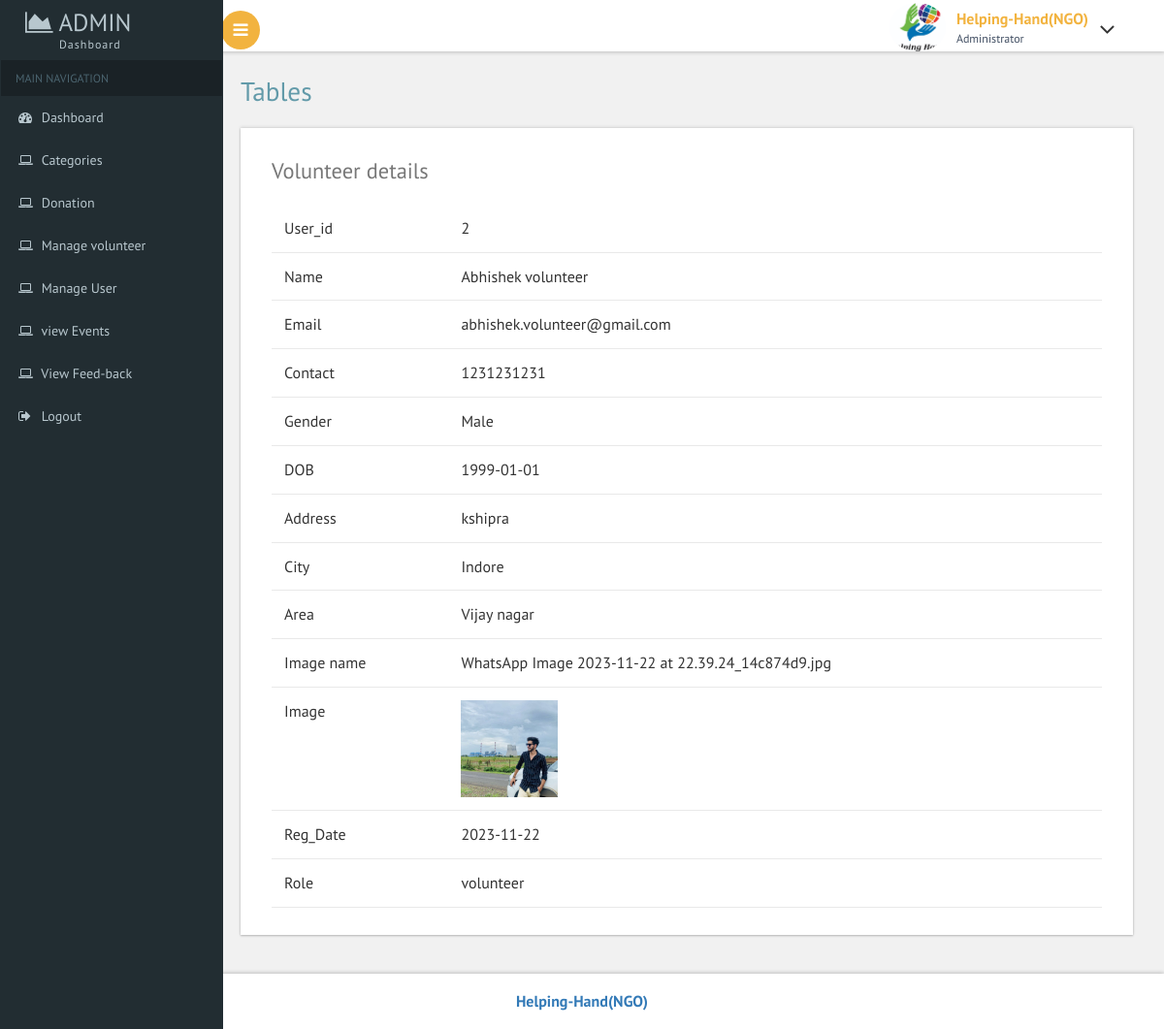
Page /admin/more_v.php?moreid=2 (signed in) on the committed database.
### tables this page shows
CREATE TABLE `user` (
  `user_id` int NOT NULL,
  `name` varchar(20) NOT NULL,
  `email` varchar(100) NOT NULL,
  `contact` bigint NOT NULL,
  `gender` varchar(10) NOT NULL,
  `dob` date NOT NULL,
  `address` text NOT NULL,
  `city_id` int NOT NULL,
  `area_id` int NOT NULL,
  `image` text NOT NULL,
  `reg_date` date NOT NULL,
  `password` varchar(50) NOT NULL,
  `role_id` int NOT NULL
);

CREATE TABLE `city` (
  `city_id` int NOT NULL,
  `city_name` varchar(20) NOT NULL,
  `state_id` int NOT NULL
);

CREATE TABLE `area` (
  `area_id` int NOT NULL,
  `area_name` varchar(20) NOT NULL,
  `city_id` int NOT NULL
);

CREATE TABLE `role` (
  `role_id` int NOT NULL,
  `role_name` varchar(20) NOT NULL
);

### admin/more_v.php (the view, shortened to what this page needs)
<?php
include 'common/connect.php';
$id=$_GET['moreid'];
$result1 = $obj->query("select * from user where user_id='$id'");
$row1 = $result1->fetch_object();
$city_id = $row1->city_id;
$city = $obj->query("select * from city where city_id=$city_id");
$row_city = $city->fetch_object();
$area_id = $row1->area_id;
$area = $obj->query("select * from area where area_id=$area_id");
$row_area = $area->fetch_object();
$role_id = $row1->role_id;
$role = $obj->query("select * from role where role_id=$role_id");
$row_role = $role->fetch_object();
?>
<!DOCTYPE HTML>
<html>
<head>
<link href="css/bootstrap.css" rel='stylesheet' type='text/css' />
<link href="css/style.css" rel='stylesheet' type='text/css' />
<link href="css/font-awesome.css" rel="stylesheet">
 <link href='css/SidebarNav.min.css' media='all' rel='stylesheet' type='text/css'/>
<link href="css/custom.css" rel="stylesheet">
</head>
<body class="cbp-spmenu-push">
	<div class="main-content">
	<div class="cbp-spmenu cbp-spmenu-vertical cbp-spmenu-left" id="cbp-spmenu-s1">
		<?php include 'common/sidebar.php' ?>
	</div>
		<?php include 'common/header.php' ?>
		<div id="page-wrapper">
			<div class="main-page">
				<div class="tables">
					<h2 class="title1">Tables</h2>
					<div class="panel-body widget-shadow">
						<h4>Volunteer details </h4>
						<table class="table" align="center">
							<thead>
								<tr>
								  <td>User_id</td>
								  <td><?php echo $row1->user_id; ?></td>
								</tr>
								<tr>
								  <td>Name</td>
								  <td><?php echo $row1->name; ?></td>
								</tr>
								<tr>
								  <td>Email</td>
								  <td><?php echo $row1->email; ?></td>
								</tr>
								<tr>
									<td>Contact</td>
									<td><?php echo $row1->contact; ?></td>
								</tr>
								<tr>
									<td>Gender</td>
									<td><?php echo $row1->gender; ?></td>
								</tr>
								<tr>
									<td>DOB</td>
									<td><?php echo $row1->dob; ?></td>
								</tr>
								<tr>
									<td>Address</td>
									<td><?php echo $row1->address; ?></td>
								</tr>
								<tr>
									<td>City </td>
									<td><?php echo $row_city->city_name; ?></td>
								</tr>
								<tr>
									<td>Area </td>
									<td><?php echo $row_area->area_name; ?></td>
								</tr>
								<tr>
									<td>Image name</td>
									<td><?php echo $row1->image; ?></td>
								</tr>
								<tr>
									<td>Image</td>
									<td><img src="../user1/upload/<?php echo $row1->image; ?>" height="100" width="100"></td>
								</tr>
								<tr>
									<td>Reg_Date</td>
									<td><?php echo $row1->reg_date; ?></td>
								</tr>
								<tr>
									<td>Role</td>
									<td><?php echo $row_role->role_name; ?></td>
								</tr>
							</thead>
						</table>
					</div>
				</div>
			</div>
		</div>
		<?php include 'common/footr.php' ?>
	</div>
</body>
</html>

### admin/css/custom.css (style rules this page uses)
#page-wrapper { padding:5em 2em 2.5em; background-color: #F1F1F1; }

### rows in the picture
user: user_id "2", name "Abhishek volunteer", email "abhishek.volunteer@gmail.com", contact "1231231231", gender "Male", dob "1999-01-01", address "kshipra", image "WhatsApp Image 2023-11-22 at 22.39.24_14c874d9.jpg", image (picture), reg_date "2023-11-22"
city: city_name "Indore"
area: area_name "Vijay nagar"
role: role_name "volunteer"
